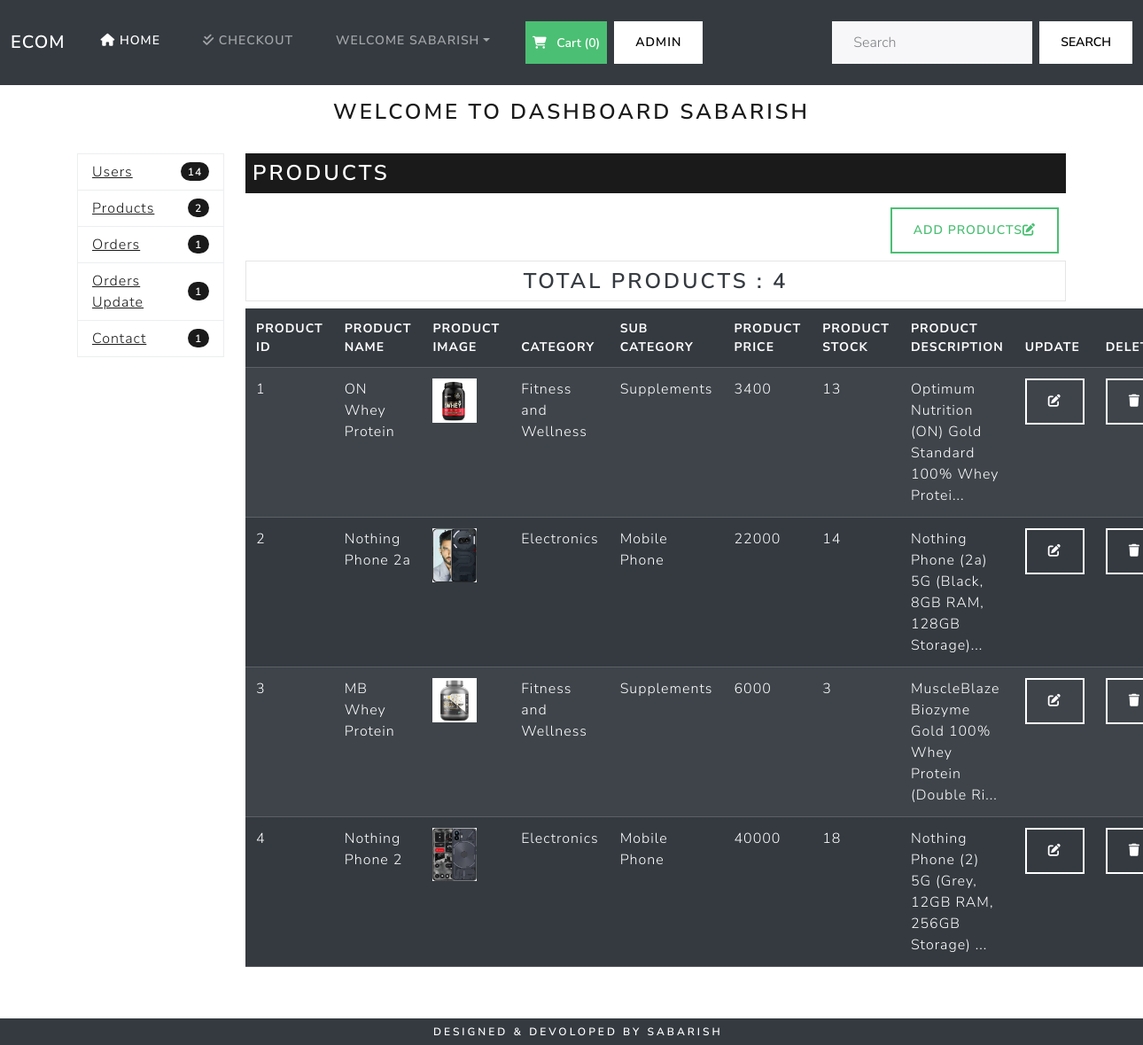
/dashboard (signed in), run on the app's committed database.
### ekart/models.py (models this page shows, shortened)
class Product(models.Model):
    product_id=models.AutoField
    product_name=models.CharField(max_length=100)
    category=models.CharField(max_length=100,default="")
    subcategory=models.CharField(max_length=100,blank=True,null=True)
    price=models.IntegerField(default=0)
    actualprice=models.IntegerField(default=0)
    stock=models.IntegerField(default=0,blank=True,null=True)
    desc=models.TextField(max_length=500)
    image=models.ImageField(upload_to='products')

### ekart/views.py (the view)
# urls.py: path('dashboard', views.dashboard, name="dashboard"),
@login_required
@permission_required('ekartapp.read_product', raise_exception=True)
def dashboard(request):
    prods=Product.objects.all()
    totalProducts=len(prods)
    context={"prods":prods,"total":totalProducts}
    return render(request,"dashboard.html",context)

### templates/dashboard.html (shortened to what this page needs)
{% extends 'base.html' %}
{% block body %}
<div class="container mt-3">
  <h3 class="text-center">Welcome to Dashboard {{user.first_name}}</h3>
<br>
<div class="row">
<div class="col-md-2">
    <ul class="list-group">
        <li class="list-group-item d-flex justify-content-between align-items-center">
         <a href="http://127.0.0.1:8000/admin/auth/user/">Users</a>
          <span class="badge bg-primary rounded-pill">14</span>
        </li>
        <li class="list-group-item d-flex justify-content-between align-items-center">
          <a href="/dashboard">Products</a>
          <span class="badge bg-primary rounded-pill">2</span>
        </li>
        <li class="list-group-item d-flex justify-content-between align-items-center">
          <a href="http://127.0.0.1:8000/admin/ekart/orders/">Orders</a>
          <span class="badge bg-primary rounded-pill">1</span>
        </li>
        <li class="list-group-item d-flex justify-content-between align-items-center">
          <a href="http://127.0.0.1:8000/admin/ekart/orderupdate/">Orders Update</a>
          <span class="badge bg-primary rounded-pill">1</span>
        </li>
        <li class="list-group-item d-flex justify-content-between align-items-center">
          <a href="http://127.0.0.1:8000/admin/ekart/contact/">Contact</a>
          <span class="badge bg-primary rounded-pill">1</span>
        </li>
      </ul>
</div>
<div class="col-md-10">
<h3 class="text-dark bg-primary text-white p-2">Products</h3>
    <div class="d-grid gap-2 d-md-flex justify-content-md-end">
    <a type="button" href="/dashboard/addProduct" class="btn btn-outline-success m-2"
      >Add Products<i class="fa-solid fa-pen-to-square"></i
    ></a>
    </div>
    <h3 class="text-dark bg-light text-dark text-center p-2">Total Products :  {{total}}</h3>
    <table class="table table-dark table-striped table-sm">
        <thead>
          <tr>
            <th scope="col">Product ID</th>
            <th scope="col">Product Name</th>
            <th scope="col">Product Image</th>
            <th scope="col">Category</th>
            <th scope="col">Sub Category</th>
            <th scope="col">Product Price</th>
            <th scope="col">Product Stock</th>
            <th scope="col">Product Description</th>
            <th scope="col">Update</th>
            <th scope="col">Delete</th>
          </tr>
        </thead>
        <tbody>
    {% for i in prods %}
    <tr>
        <td>{{i.id}}</td>
        <td>{{i.product_name}}</td>
        <td><img src="{{i.image.url}}" width="50" alt="" /></td>
        <td>{{i.category}}</td>
        <td>{{i.subcategory}}</td>
        <td>{{i.price}}</td>
        <td>{{i.stock}}</td>
        <td>{{i.desc|slice:"0:53"}}...</td>
        <td>
            <a
              type="button"
              href="/dashboard/editProduct/{{i.id}}"
              class="btn btn-outline-light"
              ><i class="fa-solid fa-pen-to-square"></i
            ></a>
        </td>
        <td>
            <a
              type="button"
              href="/dashboard/deleteProduct/{{i.id}}"
              class="btn btn-outline-light"
              ><i class="fa-solid fa-trash"></i
            ></a>
        </td>
    </tr>
    {% endfor %}
    </tbody>
</table>
<br>
<br>
<br>
</div>
</div>
</div>
{% endblock body %}

### templates/base.html (shortened to what this page needs)
{% load static %}
<!doctype html>
<html lang="en">
  <head>
    <link rel="stylesheet" href="{% static 'css/bootstrap.min.css' %}">
    <link rel="stylesheet" href="https://cdnjs.cloudflare.com/ajax/libs/font-awesome/6.7.2/css/all.min.css" />
  </head>
  <body>
    <nav class="navbar navbar-expand-lg bg-dark" data-bs-theme="dark">
      <div class="container-fluid">
        <a class="navbar-brand" href="#">Ecom</a>
        <div class="collapse navbar-collapse" id="navbarColor02">
          <ul class="navbar-nav me-auto">
            <li class="nav-item">
              <a class="nav-link active" href="/"><i class="fa-solid fa-house"></i> Home
              </a>
            </li>
            <li class="nav-item">
              <a class="nav-link" href="/checkout"><i class="fa-solid fa-check-double"></i> Checkout</a>
            </li>
            {% if request.user.is_authenticated %}
            <li class="nav-item dropdown">
              <a class="nav-link dropdown-toggle" data-bs-toggle="dropdown" href="#" role="button" aria-haspopup="true" aria-expanded="false">Welcome {{user.first_name}}</a>
            </li>
            {% endif %}
            <button type="button" class="nav-link scrollto bg-success  text-white" id="popcart" data-container="body" data-toggle="popover" data-placement="bottom" data-html="true" ><i class="fa-solid fa-cart-shopping me-2"></i>  Cart (<span id="cart">0</span>)
            </button>
            {% if user.is_superuser %}
            <a href="/dashboard" class="btn btn-light ms-2">Admin</a>
            {% endif %}
          </ul>
          <form class="d-flex" action="/search" method="get">
            <input name="search" class="form-control me-sm-2" type="search" placeholder="Search">
            <button class="btn btn-secondary my-2 my-sm-0" type="submit">Search</button>
          </form>
        </div>
      </div>
    </nav>
    {% block body %}
    {% endblock %}
        <div class="row bg-dark" id="footer">
          <div class="col-md-4"></div>
          <div class="col-md-4">
            <h6 class="text-white bg-dark m-2">Designed & Devoloped By Sabarish</h6>
          </div>
          <div class="col-md-4"></div>
        </div>
  </body>
</html>

### data on the page
Product: id "1", product_name "ON Whey Protein", image (picture), category "Fitness and Wellness", subcategory "Supplements", price "3400", stock "13", desc "Optimum Nutrition (ON) Gold Standard 100% Whey Protei"
Product: id "2", product_name "Nothing Phone 2a", image (picture), category "Electronics", subcategory "Mobile Phone", price "22000", stock "14", desc "Nothing Phone (2a) 5G (Black, 8GB RAM, 128GB Storage)"
Product: id "3", product_name "MB Whey Protein", image (picture), category "Fitness and Wellness", subcategory "Supplements", price "6000", stock "3", desc "MuscleBlaze Biozyme Gold 100% Whey Protein (Double Ri"
Product: id "4", product_name "Nothing Phone 2", image (picture), category "Electronics", subcategory "Mobile Phone", price "40000", stock "18", desc "Nothing Phone (2) 5G (Grey, 12GB RAM, 256GB Storage)"

### other printed values
{{ user.first_name }} "SABARISH"
{{ total }} "4"
